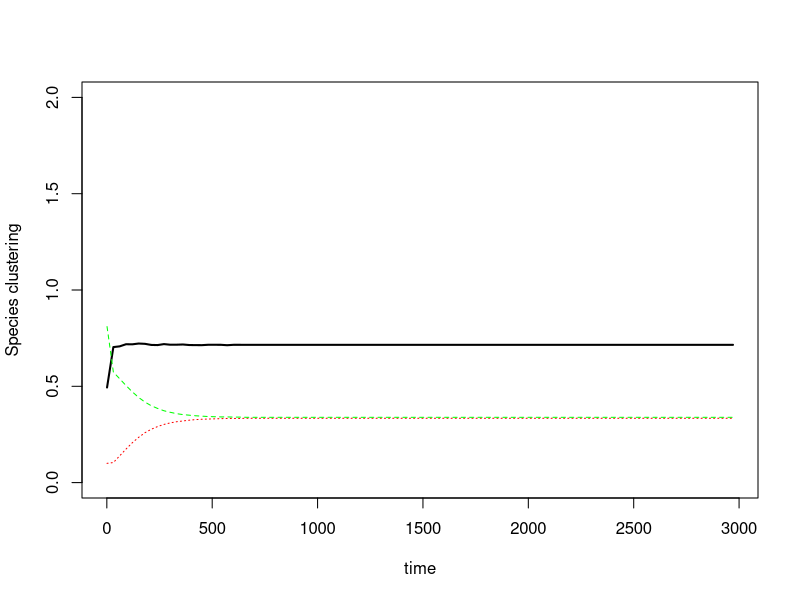

Generate this figure with R:
#'#'##################################################################
#'  Pair approximation models with 3 states: nurse, protege, empty  #'
#'###################################################################'

library(deSolve)

drhonp <- function(rho, parms, z = 4) {
  with(parms,
    (rho[4] - rho[2] - rho[1]) * (del * rho[5] + (1 - del) * (z-1)/z * (rho[5]
    - rho[3] - rho[1])/(1- rho[5] - rho[4]))*(b- cn* rho[5] - cpn*
	  rho[4] ) + (rho[5] - rho[3] - rho[1]) * (del * rho[4] + (1-del) *
      (z-1)/z * (rho[4] - rho[2] - rho[1])/(1- rho[5] - rho[4])) * (b- cp*
  rho[4] - cnp* rho[5] - g*( 1 - 1/z*n - ( z-1 )/z * (rho[5] - rho[3] -
	  rho[1])/(1- rho[5] - rho[4])*n) ) - 2 * rho[1] * m)
}

drhopp <- function(rho, parms, z = 4) {
	  with(parms,
2 * (rho[4] - rho[2] - rho[1]) *
		     (del * rho[4] + (1-del)/z +  (1-del) * (z-1)/z * (rho[4] - rho[2] - rho[1])/(1- rho[5] - rho[4])) *
		     (b- cp* rho[4] - cnp* rho[5] - g*( 1 - ( z-1 )/z * (rho[5] - rho[3] - rho[1])/(1- rho[5] - rho[4])*n) ) -
		     2 * rho[2] * m


	          )
}

drhonn <- function(rho, parms, z = 4) { 
	  with(parms,
2 * (rho[5] - rho[3] - rho[1]) *
		     ( del*rho[5] + (1-del)/z + (1-del) * (z-1)/z * (rho[5] - rho[3] - rho[1])/(1- rho[5] - rho[4]) )*
		     (b- cn* rho[5] - cpn* rho[4] ) - 2 * rho[3] * m  
	       )
}

drhop <- function(rho, parms, z = 4) { 
	  with(parms,                             
	(1- rho[5] - rho[4]) * (del * rho[4] +  (1-del) * (rho[4] - rho[2] - rho[1])/(1- rho[5] - rho[4])) *
		     (b- cp* rho[4] - cnp* rho[5] - g*( 1 - (rho[5] - rho[3] - rho[1])/(1- rho[5] - rho[4])*n) ) - rho[4] * m 
		             )
}

drhon <- function(rho, parms, z = 4) { 
	  with(parms,
(1- rho[4] - rho[5]) * ( del*rho[5] + (1-del) * (rho[5] - rho[3] - rho[1])/(1- rho[5] - rho[4]) ) *
		     (b- cn* rho[5] - cpn* rho[4] ) - rho[5] * m  
		           )
}

odesys <- function (t, rho, parms = modelparms) {
	  list(c(
		     drhonp(rho, parms),
		     drhopp(rho, parms),
		     drhonn(rho, parms),
		     drhop(rho , parms),
		     drhon(rho , parms)
		         ))
}

modelparms <- list(
		   del = 0.1,
		   b   = 0.8,
		   cn  = 0.2,
		   cp  = 0.2,
		   cnp = 0.05,
		   cpn = 0.2,
		   g   = 0.08,
		   n   = 1,
		   m   = 0.2
	  )

rhoini <- 0.1

rho <- c(rhonp = rhoini*0.4, # rho[1]
	 rhopp = rhoini*0.4 , # rho[2]
	 rhonn = (1-rhoini)*0.6, # rho[3]
	 rhop  = rhoini,  # rho[4]
	 rhon  = (1-rhoini)*0.9   # rho[5]
		          )
runmodel <- ode(
    y = rho, 
    func = odesys, 
    times = seq(1, 3000, 30), 
    parms = modelparms)

# transfer into ouput and calculate missing rho values
out  <- as.data.frame(runmodel)
out  <- round(out, 3)
out$rho0  <- 1 - out$rhop - out$rhon
out$rhop0 <- with(out, rhop - rhonp-rhopp)
out$rhon0 <- with(out, rhon-rhonp-rhonn)
out$rho00 <- with(out, rho0-rhon0-rhop0)
out$Cnp   <- with(out, (rhonp/rhon)/rhop)

# out$Cpn <- with(out, rhonp
# plot
plot(Cnp ~ time, data = out, type = "l", lwd = 2, ylab = "Species clustering", ylim = c(0,2))
lines(rhop ~ time, data = out, lty = 3, col="red")
lines(rhon ~ time, data = out, lty = 2, col="green")
